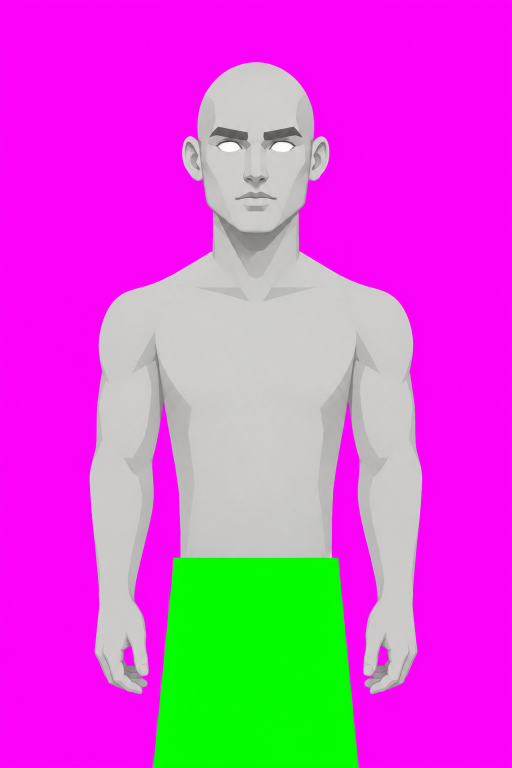
#> input picture art/character-bases/human.png, 1024 x 1536 px (shown at 1/2 size)
$ python -i build_character_web.py   (imports and definitions only)
#> lines starting #> are read from the running program, lines starting #| are printed output that depends on the picture
"""Builds the character art the site loads, from the cut layers.

Input: art/character-outfits/cut/ and art/character-hair/cut/, made by
scripts/key_character_outfits.py and scripts/key_character_hair.py.
Output:
- public/character/{name}.webp: every layer at 3/4 size, light for the web
- public/character/eyes-{race}.webp: the eye whites alone, drawn untinted
  over the skin, and a mask for the irises
- public/character/hands-{race}.webp: the bare hands, drawn over the clothes
- public/character/outfit-{name}-{race}-cloth.webp and -trim.webp: each
  outfit fitted to each race, tinted in the app
- public/character/horns-tiefling.webp: the horns again, drawn over the hair
- src/lib/character/art.json: the measures the renderer needs, in pixels of
  the full 1024 x 1536 canvas

    python3 scripts/build_character_web.py
"""

import json
from pathlib import Path

import numpy as np
from PIL import Image
from scipy import ndimage

from key_character_hair import head as head_measures, horn_mask

ROOT = Path(__file__).resolve().parent.parent
BASES = ROOT / "art" / "character-outfits" / "cut"
HAIR = ROOT / "art" / "character-hair" / "cut"
OUT = ROOT / "public" / "character"
ART_JSON = ROOT / "src" / "lib" / "character" / "art.json"

RACES = ["human", "elf", "dwarf", "orc", "tiefling"]
W, H = 1024, 1536
WEB_SCALE = 0.75

OUTFITS = ["tunic", "leather", "chainmail", "plate", "robe", "ranger", "doublet", "fur", "coat", "cleric"]


def save_web(img, name):
    size = (round(W * WEB_SCALE), round(H * WEB_SCALE))
    img.resize(size, Image.LANCZOS).save(OUT / f"{name}.webp", "WEBP", quality=88, method=6)


# [36 lines left out: functions eye_whites, horns, not called in this run]


def solid_hair(img):
    """Hair and beards fully opaque inside, soft only at the outer edge. The
    keying reads light strands as half see-through, and the skin showed
    through braids."""
    rgba = np.array(img)
    alpha = rgba[..., 3]
    shape = alpha > 40
    # Pinholes between strands are closed; real gaps, like the mouth under a
    # moustache, stay open.
    holes, count = ndimage.label(ndimage.binary_fill_holes(shape) & ~shape)
    sizes = ndimage.sum(holes > 0, holes, index=range(1, count + 1))
    pin = np.isin(holes, [i + 1 for i, s in enumerate(sizes) if s < 60])
    _, (iy, ix) = ndimage.distance_transform_edt(~shape, return_indices=True)
    rgba[pin, :3] = rgba[iy[pin], ix[pin], :3]
    shape |= pin
    inner = ndimage.binary_erosion(shape, iterations=2)
    # A two-pixel ramp from the inner shape out to the original edge
    near = ndimage.binary_dilation(inner, iterations=1) & ~inner
    rgba[..., 3] = np.where(inner, 255, np.where(near, np.maximum(alpha, 200), alpha))
    return Image.fromarray(rgba)


# [69 lines left out: functions full_box, main, not called in this run]


# [2 lines not run here, left out]

>>> import cv2
>>> picture = cv2.imread('../art/character-bases/human.png', cv2.IMREAD_GRAYSCALE)
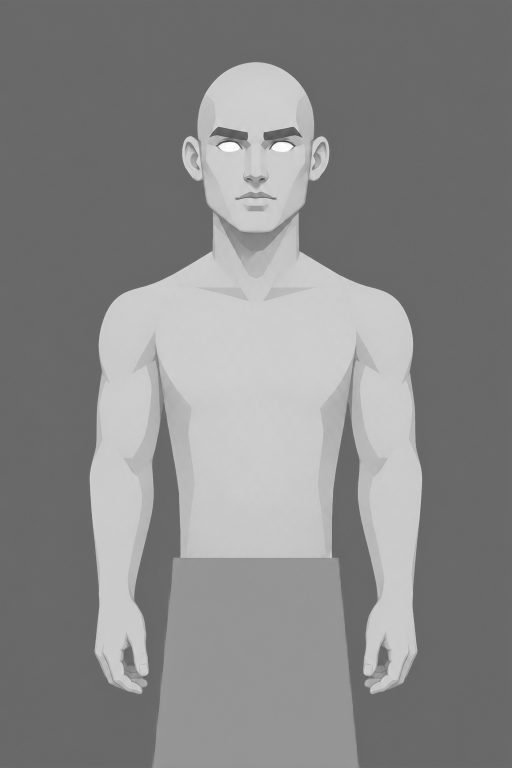
#> picture: shape (1536, 1024) (shown at 1/2 size); min 55, max 254, mean 135.9
>>> result = solid_hair(picture)
#> in solid_hair, `alpha = rgba[..., 3]`: alpha = 1536 values, max 108 at index 1535, min 103 at index 747, mean 104.6
#> in solid_hair, `holes, count = ndimage.label(ndimage.binary_fill_holes(shape) & ~shape)`: holes = 1536 values from 0 to 0; count = 0
#> in solid_hair, `sizes = ndimage.sum(holes > 0, holes, index=range(1, count + 1))`: sizes = empty array
#> (the run stopped early here; a loop or call above may not have finished)

$ run again, on art/character-bases/dwarf.png
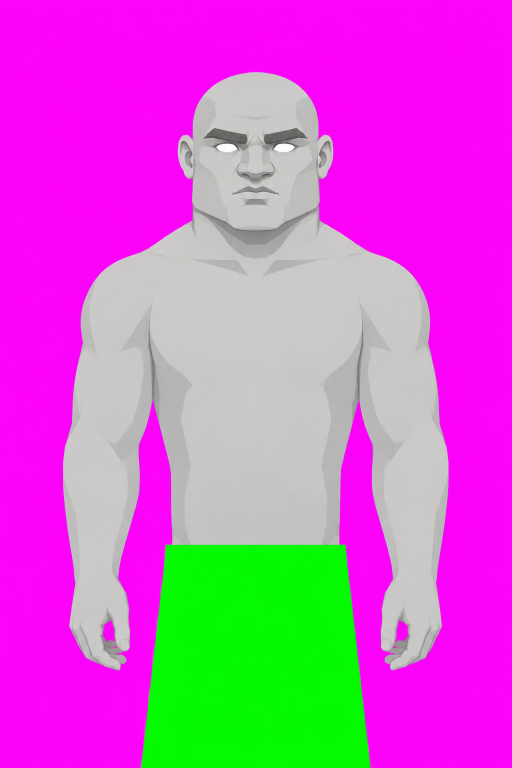
#> input picture art/character-bases/dwarf.png, 1024 x 1536 px (shown at 1/2 size)
#> `picture = cv2.imread('../art/character-bases/human.png', cv2.IMREAD_GR..`:
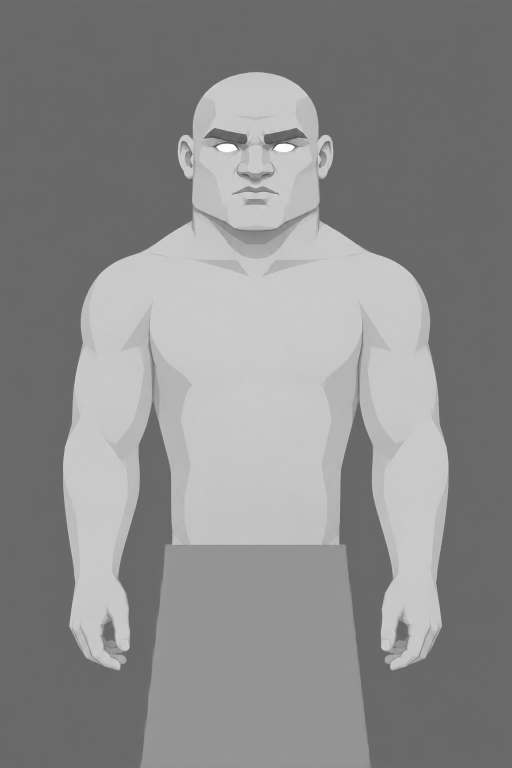
#> picture: shape (1536, 1024) (shown at 1/2 size); min 64, max 255, mean 139.8
#> alpha = 1536 values, max 109 at index 1535, min 104 at index 34, mean 104.9
#> holes = 1536 values from 0 to 0; count = 0
#> sizes = empty array
